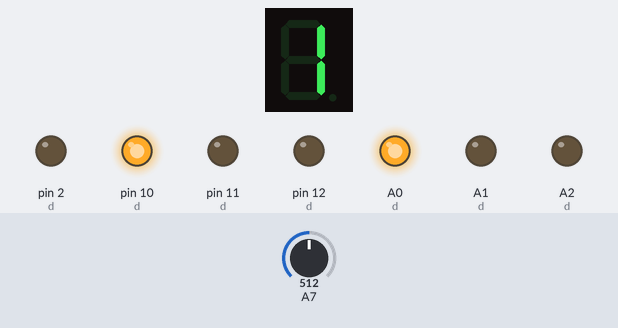
The sketch below on a simulated Arduino Nano, built with avr-gcc and run on an emulated ATmega328P. Shown: 1-digit seven-segment display, output pins drawn as LEDs (lit = HIGH). Wiring (inferred from the names in the program): 1-digit 7-segment display, segments lit when LOW: segments pin 3, pin 6, pin 7, pin 4, pin 9, pin 8, pin 5. Inputs (shaded band) come from the test bench; at power-on: A7 = 512. The segment pins are drawn as the display they are named for; pins used as bus, display or sensor lines are not drawn.

Above: at 1.2 s.
1.3 s: A7 set to 520
At 1.9 s:
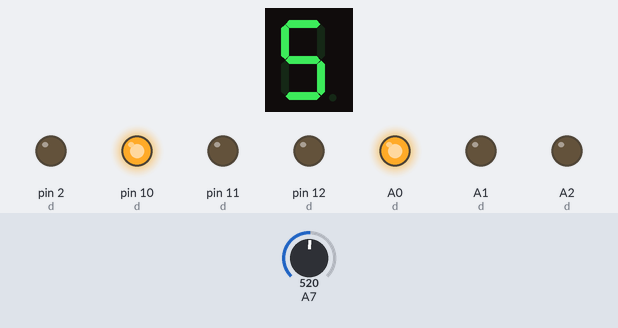
2.8 s: A7 set to 716
At 3.3 s:
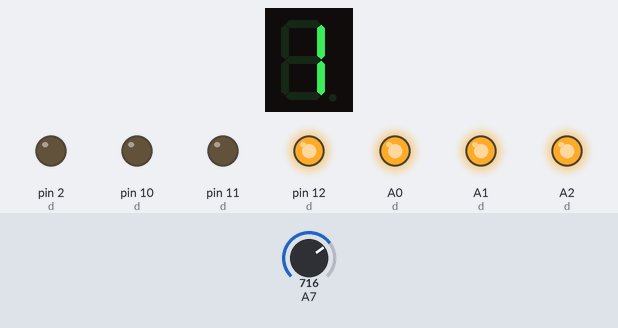
4.3 s: A7 set to 727
At 4.6 s:
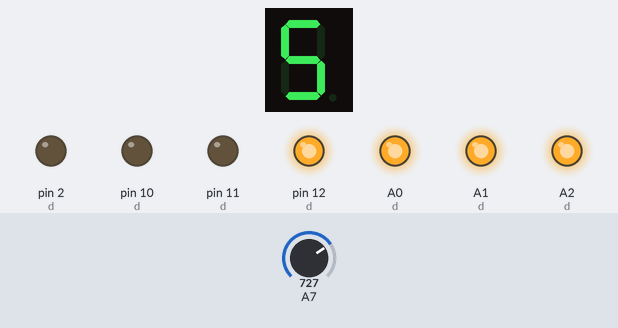
5.8 s: A7 set to 900
At 7.0 s:
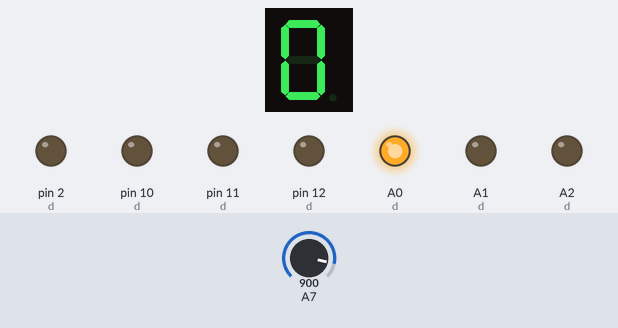
7.3 s: A7 set to 910
At 8.5 s:
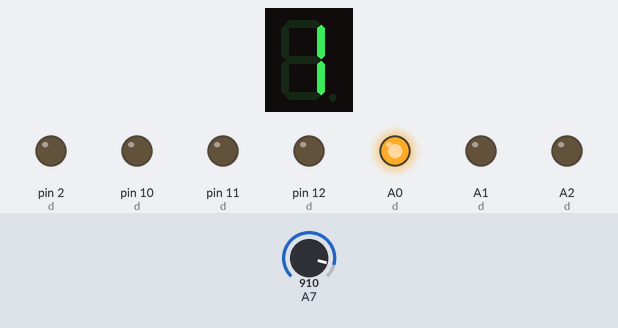
8.8 s: A7 set to 511
At 9.9 s:
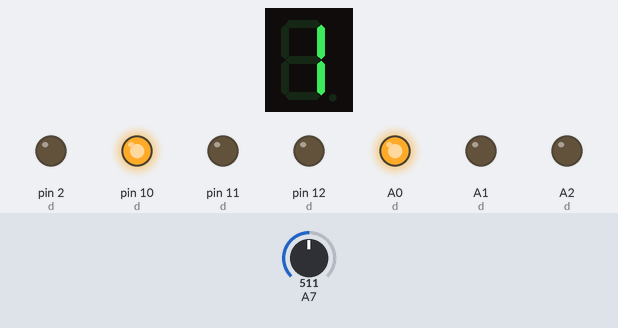
Timing chart, 0 to 11.3 s (numbered marks = the images above; inputs shaded):
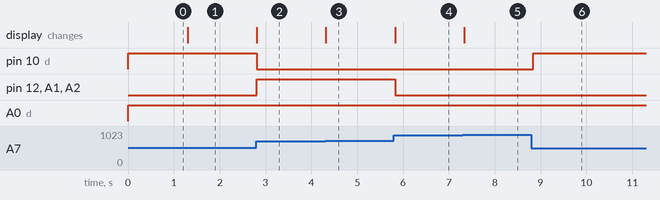

The sketch:

SevenSegment.ino
```cpp
/*
 Name:		SevenSegment.ino
 Created:	2/8/2017 7:32:33 PM
 Author:	Juraj
*/

int d[2][7] = {
	{ 11, 10, 2, A1, A0, A2, 12 },
	{ 8, 7, 6, 4, 3, 9, 5 }
};

int values[11][7] = {
	//  { a, b, c, d, e, f, g };
		{ 0, 0, 0, 0, 0, 0, 1 }, //0
		{ 1, 0, 0, 1, 1, 1, 1 }, //1
		{ 0, 0, 1, 0, 0, 1, 0 }, //2
		{ 0, 0, 0, 0, 1, 1, 0 }, //3
		{ 1, 0, 0, 1, 1, 0, 0 }, //4
		{ 0, 1, 0, 0, 1, 0, 0 }, //5
		{ 0, 1, 0, 0, 0, 0, 0 }, //6
		{ 0, 0, 0, 1, 1, 1, 1 }, //7
		{ 0, 0, 0, 0, 0, 0, 0 }, //8
		{ 0, 0, 0, 0, 1, 0, 0 }, //9
		{ 0, 1, 1, 0, 0, 0, 0 }  //E
};
int x = 0;
// the setup function runs once when you press reset or power the board
void setup() {
	for (int i = 0; i < 2; i++) {
		for (int j = 0; j < 7; j++) {
			pinMode(d[i][j], OUTPUT);
		}
	}
}

// the loop function runs over and over again until power down or reset
void loop() {
	x = analogRead(7) / 10;
	if (x / 10 < 10) {
		for (int i = 0; i < 7; i++) {
			if (values[x / 10][i] == 0)
				digitalWrite(d[0][i], LOW);
			else
				digitalWrite(d[0][i], HIGH);
		}
		for (int i = 0; i < 7; i++) {
			if (values[x % 10][i] == 0)
				digitalWrite(d[1][i], LOW);
			else
				digitalWrite(d[1][i], HIGH);
		}
	} else {
		for (int i = 0; i < 7; i++) {
			digitalWrite(d[0][i], HIGH);
		}
		for (int i = 0; i < 7; i++) {
			if (values[10][i] == 0)
				digitalWrite(d[1][i], LOW);
			else
				digitalWrite(d[1][i], HIGH);
		}
	}
	delay(100);
}
```

Measured:
- after the input at 1.3 s, the display: changes at once (image 1)
- after the input at 2.8 s, pin 10 (d): HIGH → LOW at once; pin 12 (d), A1 (d), A2 (d): LOW → HIGH at once; the display: changes at once (image 2)
- after the input at 4.3 s, the display: changes at once (image 3)
- after the input at 5.8 s, pin 12 (d), A1 (d), A2 (d): HIGH → LOW at once; the display: changes at once (image 4)
- after the input at 7.3 s, the display: changes at once (image 5)
- after the input at 8.8 s, pin 10 (d): LOW → HIGH at once
